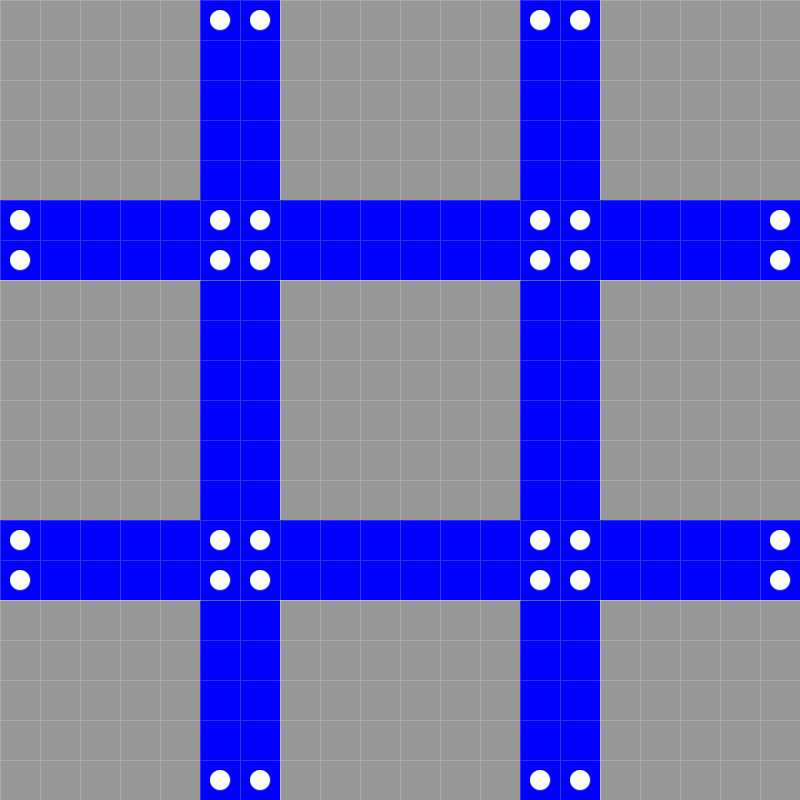
Frame 1 (no input)
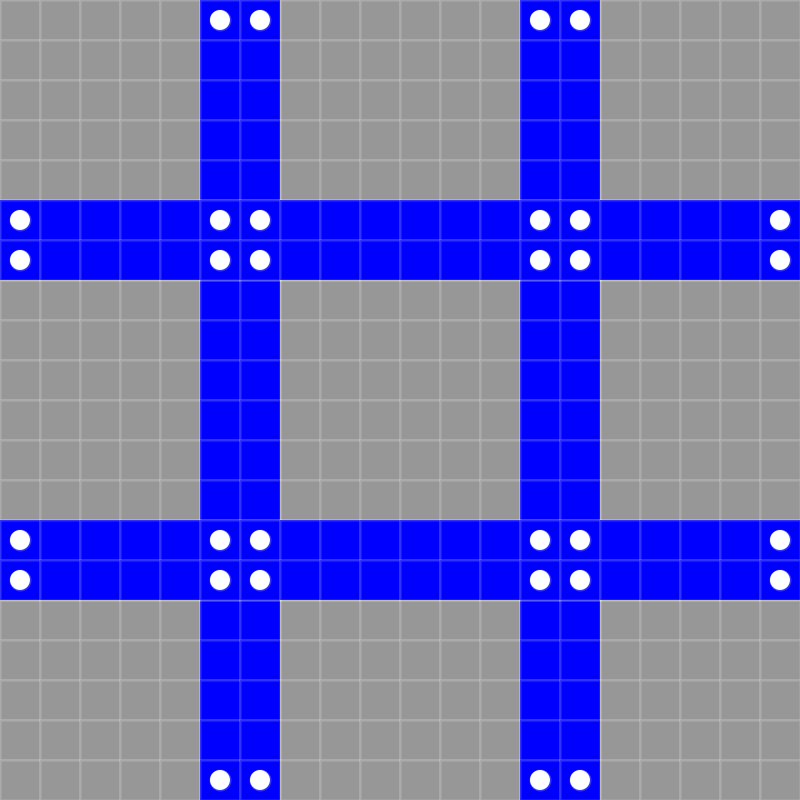
Frame 60 (the mouse pressed at the canvas centre just before this capture)
Frame 120 (the mouse held since frame 60 and released just before this capture): identical to frame 60, image omitted

The Processing sketch that drew these frames (run headless with seeded random() and noise(); from frame 60 on, the mouse is pressed at the canvas centre):

// Processing sketch: cars
// ── cars.pde
ArrayList<Gate> gates = new ArrayList();
ArrayList<Agent> cars = new ArrayList();
ArrayList<Node> nodes = new ArrayList();

int tileSize = 40;
int cols, rows;

ArrayList<Street> roads = new ArrayList();
ArrayList<Node> outsideNodes = new ArrayList();

void setup()
{
  size(800, 800);
  cols = width/tileSize;
  rows = height/tileSize;
  
  roads.add(new Street(5, false));
  roads.add(new Street(13, false));
  roads.add(new Street(5, true));
  roads.add(new Street(13, true));
  //roads.add(new Street(9, true));
  
  placeNodes();
  
  //nodes.add(new Node(width/2, height/2));
  //nodes.add(new Node(width/2 + 200, height/2));
  //nodes.add(new Node(width/2 + 200, height/2 + 200));
  //nodes.add(new Node(width/2, height/2 + 200));
  
  //Node n = nodes.get(0);
  //nodes.get(0).child = nodes.get(1);
  //nodes.get(1).child = nodes.get(2);
  //nodes.get(2).child = nodes.get(3);
  //nodes.get(3).child = nodes.get(0);
  
  for(Node n : nodes)
  {
    if(n.outer)
      outsideNodes.add(n);
  }
  //cars.add(new Agent(outsideNodes.get((int)random(outsideNodes.size()))));
  //cars.add(new Agent(width/2 - 150, height/2,n));
  //gates.add(new Gate(new PVector(width/2 + 100, height/2), false));
  //gates.add(new Gate(new PVector(width/2 + 300, height/2), false));
  //gates.add(new Gate(new PVector(width/2 - 100, height/2), false));
  
}

void draw()
{
  background(151);
  
  for(int i = 0; i < cols; i++)
  {
    for(int j = 0; j < rows; j++)
    {
      stroke(255, 50);
      fill(151);
      rect(i * tileSize, j * tileSize, tileSize, tileSize);
    }
  }
  
  for(Street r : roads)
    r.show();
  
  for(Agent a : cars){
    a.show();
    a.detect();
    a.update();
    if(!a.stopCar && !a.stopGate)
      a.seek(a.target);
  }
  
  for(Gate g : gates)
  {
    g.show();
  }
  
  for(Node n : nodes)
    n.show();
  
  fill(255);
  stroke(0);
  strokeWeight(2);
}

void mouseClicked()
{
  for(Gate g : gates)
  {
    if(abs(mouseX - g.pos.x) < g.wid && abs(mouseY - g.pos.y) < g.hei)
      g.open = !g.open;
  }
}

void placeNodes()
{
  for(Street s1 : roads)
  {
    for(Tile t1 : s1.tiles)
    {
      if(!t1.hasNode)
      {
        for(Street s2 : roads)
        {
          if(s1.id != s2.id)
          {
            for(Tile t2 : s2.tiles)
            {
              if(t1.pos.x == t2.pos.x && t1.pos.y == t2.pos.y && (!t2.hasNode)){
                t1.hasNode = true;
                Node n = new Node((int)t1.pos.x + tileSize/2, (int)t1.pos.y + tileSize/2, false);
                println("Node initialized at (" + n.pos.x/tileSize + "," + n.pos.y/tileSize + ")");
                if(s1.isHorz)
                {
                  if(t1.index == s1.index)
                    n.dir[2] = 1;
                  else
                    n.dir[0] = 1;
                  
                  if(t2.index == s2.index)
                    n.dir[1] = 1;
                  else
                    n.dir[3] = 1;
                }
                else
                {
                  if(t1.index == s1.index){
                    n.dir[2] = 1;
                  }
                  else
                    n.dir[0] = 1;
                  
                  if(t1.index == s2.index)
                    n.dir[1] = 1;
                  else
                    n.dir[3] = 1;
                }
                  
                nodes.add(n);
                //println("S1.index = " + s1.index + " | S2.index = " + s2.index + " | t1.index = " + t1.index + " | t2.index = " + t2.index);
                //for(int i = 0; i < 4; i++)
                //  print(n.dir[i]);
                //println();
              }
            }
          }
        }
      }
    }
  }
}

// ── Agent.pde
class Agent
{
  PVector pos, vel, acc;
  int size = 20;
  int maxSpeed = 5;
  
  PVector rayPos;
  int rayLength = 20;
  
  boolean stopGate = false;
  boolean stopCar = false;
  
  int dir = 0;
  
  ArrayList<Node> path = new ArrayList();
  
  Node target;
  
  Agent(Node spawnNode)
  {
    pos = new PVector(spawnNode.pos.x, spawnNode.pos.y);
    vel = new PVector();
    acc = new PVector();
    
    findPath();
    
    rayPos = new PVector(this.pos.x + rayLength, this.pos.y);
    
    this.target = target;
  }
  
  void show()
  {
    fill(0);
    strokeWeight(2);
    stroke(0);
    rectMode(CENTER);
    rect(pos.x, pos.y, size, size);
    
    line(pos.x, pos.y, rayPos.x, rayPos.y);
    strokeWeight(7);
    point(rayPos.x, rayPos.y);
  }
  
  void update()
  {
    pos.add(vel);
    rayPos.add(vel);
    vel.add(acc);
    vel.limit(maxSpeed);
    acc.mult(0); 
  }
  
  void changeDir()
  {
  }
  
  void detect()
  {
    inGates:
    for(Gate g : gates)
    {
      if(abs(rayPos.x - g.pos.x) < g.wid/2 && abs(rayPos.y - g.pos.y) < g.hei/2 && !g.open)
      {
        stopGate = true;
        maxSpeed = 0;
        break inGates;
      }
      else{
        stopGate = false;
        if(!stopCar)
          maxSpeed = 5;
      }
    }
    
    inCars:
    for(Agent a : cars)
    {
      if(abs(rayPos.x - a.pos.x) < a.size/2 && abs(rayPos.y - a.pos.y) < a.size/2)
      {
        //println("car found");
        stopCar = true;
        maxSpeed = 0;
        break inCars;
      }
      else{
        stopCar = false;
        if(!stopGate)
          maxSpeed = 5;
      }
    }
    
    if(dist(this.pos.x, this.pos.y, target.pos.x, target.pos.y) < 2)
    {
      this.target = this.target.child;
    }
  }
  
  void seek(Node target)
  {
    PVector desired = PVector.sub(target.pos, pos);
    desired.setMag(maxSpeed/2);
    PVector steer = PVector.sub(desired, vel);
    steer.limit(1);
    applyForce(steer);
  }
  
  void applyForce(PVector f)
  {
     acc.add(f);
  }
  
  void brake()
  {
    PVector brakes = new PVector(-.14, 0);
    applyForce(brakes);
  }
  
  void findPath()
  {
    
  }

}
  

// ── Gate.pde
class Gate
{
  PVector pos;
  boolean open;
  int wid, hei;
  
  Gate(PVector pos, boolean dir)
  {
    this.pos = pos;
    open = false;
    if(dir)//horz
    {
      wid = 30;
      hei = 10;
    }
    else //vert
    {
      wid = 10;
      hei = 30;
    }
  }
  
  void show()
  {
    strokeWeight(2);
    if(open){
      stroke(0, 255, 0);
      fill(0, 255, 0);
    }
    else{
      fill(255, 0, 0);
      stroke(255, 0, 0);
    }
    
    rect(pos.x, pos.y, wid, hei);
  }
}

// ── Node.pde
class Node
{
  PVector pos;
  Node child;
  int nodeSize = tileSize/2;
  boolean outer;
  
  int[] dir = {0,0,0,0}; //right, down, left, up
  
  Node(int x, int y, boolean outer)
  {
    pos = new PVector(x, y);
    this.outer = outer;
    //println("Node initialized at (" + x/tileSize + "," + y/tileSize + ")");
  }
  
  void show()
  {
    ellipseMode(CENTER);
    fill(255);
    ellipse(pos.x, pos.y, nodeSize, nodeSize);
  }
  

}

// ── Street.pde
class Street
{
  int id;
  int index;
  boolean isHorz;
  ArrayList<Tile> tiles = new ArrayList();
  
  Street(int index, boolean isHorz)
  {
    this.index = index;
    this.isHorz = isHorz;
    this.id = (int)random(5000) + (int)random(5000);
  
    layTiles();
  }
  
  void show()
  {
    for(Tile t : tiles)
      t.show();
  }
  
  void layTiles()
  {
    int stLen;
    if(isHorz)
      stLen = cols;
    else
      stLen = rows;
    boolean sndLoop = false;
    for(int i = 0; i < stLen; i++)
    {  
      //if(isHorz && (i == 0)){
      //  nodes.add(new Node(tileSize/2, (index) * tileSize + tileSize/2));
      //  nodes.add(new Node(tileSize/2, (index+1) * tileSize + tileSize/2));
      //}
      //else{
      //  nodes.add(new Node(index * tileSize + tileSize/2,tileSize/2));
      //  nodes.add(new Node((index+1) * tileSize + tileSize/2,tileSize/2));
      //}
      
      int ind = index;
      if(sndLoop)
        ind = index + 1;
      if(isHorz){
        tiles.add(new Tile(i * tileSize, ind * tileSize, ind));
        if(i == 0)
          nodes.add(new Node(i * tileSize + tileSize/2, ind * tileSize + tileSize/2, true));
        if(i == stLen - 1)
           nodes.add(new Node(i * tileSize + tileSize/2, ind * tileSize + tileSize/2, true));
      }
      else{
        tiles.add(new Tile(ind * tileSize, i * tileSize, ind));
        if(i == 0)
          nodes.add(new Node(ind * tileSize + tileSize/2, i * tileSize + tileSize/2, true));
        if(i == stLen - 1)
           nodes.add(new Node(ind * tileSize + tileSize/2, i * tileSize + tileSize/2, true));
      }
      if(i == stLen - 1 && !sndLoop)
       {
         sndLoop = true;
         i = -1;
       }
    }
  }
  
}

class Tile
{
  PVector pos;
  int size = tileSize;
  boolean hasNode;
  int index;
  
  Tile(int x, int y,int ind)
  {
    pos = new PVector(x, y);
    this.index = ind;
  }
  
  void show()
  {
    fill(0, 0, 255);
    rect(pos.x, pos.y, size, size);
  }
  
}
